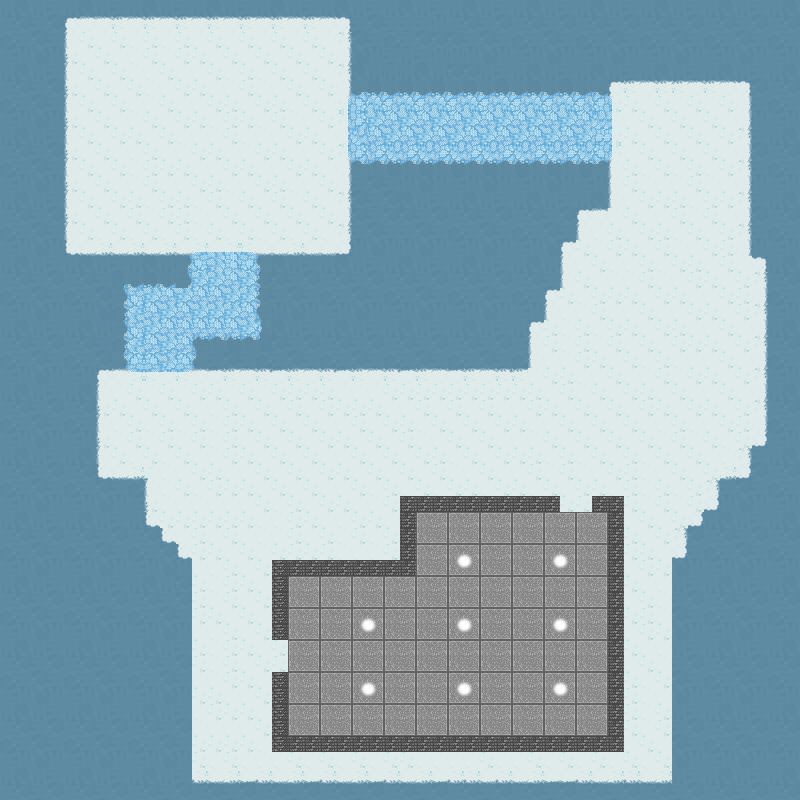

Below is a game level as drawn by its tile map, then a one-line description and the .tmx that defines it (tile-layer data replaced by summaries):
An orthogonal 50x50 tile map with 16x16 px tiles, 2 tile layers (base, lights).

<map version="1.0" tiledversion="1.1.5" orientation="orthogonal" renderorder="right-down" width="50" height="50" tilewidth="16" tileheight="16" infinite="0" nextobjectid="1">
 <tileset firstgid="1" name="tile" tilewidth="16" tileheight="16" spacing="2" margin="1" tilecount="288" columns="18">
  <image source="../tileset/tile_16x16.png" width="324" height="288" />
 </tileset>
 <layer name="base" width="50" height="50">
  <data>[2500 cells, 2500 non-empty, 121 distinct tile ids]</data>
 </layer>
 <layer name="lights" width="50" height="50">
  <data>[2500 cells, 32 non-empty, 4 distinct tile ids]</data>
 </layer>
</map>